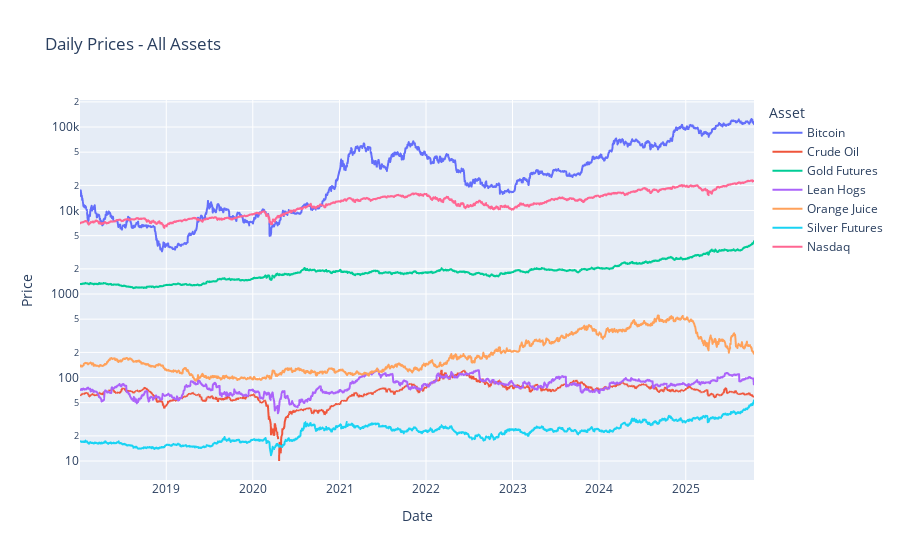

Notebook source saved alongside this figure:
### Markdown cell above
# Visualize daily closing prices of assets (log scale)

### Code cell
df_melted = data.reset_index().melt(id_vars='Date', 
                                   var_name='Asset', 
                                   value_name='Price')

#single line plot with all assets
fig = px.line(df_melted, x='Date', y='Price', 
              color='Asset',
              title='Daily Prices - All Assets',
              log_y=True)

fig.show()

### Figure 1 — Plotly figure (JSON) as saved in the notebook; plotly's stock layout.template omitted (floating-point values rounded to 4 significant figures; data arrays with more than 128 entries replaced by an {"elided": "..."} marker saying what was removed)
{"data": [{"hovertemplate": "Asset=Bitcoin<br>Date=%{x}<br>Price=%{y}<extra></extra>", "legendgroup": "Bitcoin", "line": {"color": "#636efa", "dash": "solid"}, "marker": {"symbol": "circle"}, "mode": "lines", "name": "Bitcoin", "showlegend": true, "type": "scattergl", "x": {"elided": "1958 str values"}, "xaxis": "x", "y": {"elided": "1958 float values"}, "yaxis": "y"}, {"hovertemplate": "Asset=Crude Oil<br>Date=%{x}<br>Price=%{y}<extra></extra>", "legendgroup": "Crude Oil", "line": {"color": "#EF553B", "dash": "solid"}, "marker": {"symbol": "circle"}, "mode": "lines", "name": "Crude Oil", "showlegend": true, "type": "scattergl", "x": {"elided": "1958 str values"}, "xaxis": "x", "y": {"elided": "1958 float values"}, "yaxis": "y"}, {"hovertemplate": "Asset=Gold Futures<br>Date=%{x}<br>Price=%{y}<extra></extra>", "legendgroup": "Gold Futures", "line": {"color": "#00cc96", "dash": "solid"}, "marker": {"symbol": "circle"}, "mode": "lines", "name": "Gold Futures", "showlegend": true, "type": "scattergl", "x": {"elided": "1958 str values"}, "xaxis": "x", "y": {"elided": "1958 float values"}, "yaxis": "y"}, {"hovertemplate": "Asset=Lean Hogs<br>Date=%{x}<br>Price=%{y}<extra></extra>", "legendgroup": "Lean Hogs", "line": {"color": "#ab63fa", "dash": "solid"}, "marker": {"symbol": "circle"}, "mode": "lines", "name": "Lean Hogs", "showlegend": true, "type": "scattergl", "x": {"elided": "1958 str values"}, "xaxis": "x", "y": {"elided": "1958 float values"}, "yaxis": "y"}, {"hovertemplate": "Asset=Orange Juice<br>Date=%{x}<br>Price=%{y}<extra></extra>", "legendgroup": "Orange Juice", "line": {"color": "#FFA15A", "dash": "solid"}, "marker": {"symbol": "circle"}, "mode": "lines", "name": "Orange Juice", "showlegend": true, "type": "scattergl", "x": {"elided": "1958 str values"}, "xaxis": "x", "y": {"elided": "1958 float values"}, "yaxis": "y"}, {"hovertemplate": "Asset=Silver Futures<br>Date=%{x}<br>Price=%{y}<extra></extra>", "legendgroup": "Silver Futures", "line": {"color": "#19d3f3", "dash": "solid"}, "marker": {"symbol": "circle"}, "mode": "lines", "name": "Silver Futures", "showlegend": true, "type": "scattergl", "x": {"elided": "1958 str values"}, "xaxis": "x", "y": {"elided": "1958 float values"}, "yaxis": "y"}, {"hovertemplate": "Asset=Nasdaq<br>Date=%{x}<br>Price=%{y}<extra></extra>", "legendgroup": "Nasdaq", "line": {"color": "#FF6692", "dash": "solid"}, "marker": {"symbol": "circle"}, "mode": "lines", "name": "Nasdaq", "showlegend": true, "type": "scattergl", "x": {"elided": "1958 str values"}, "xaxis": "x", "y": {"elided": "1958 float values"}, "yaxis": "y"}], "layout": {"legend": {"title": {"text": "Asset"}, "tracegroupgap": 0}, "title": {"text": "Daily Prices - All Assets"}, "xaxis": {"anchor": "y", "domain": [0, 1], "title": {"text": "Date"}}, "yaxis": {"anchor": "x", "domain": [0, 1], "title": {"text": "Price"}, "type": "log"}}}
